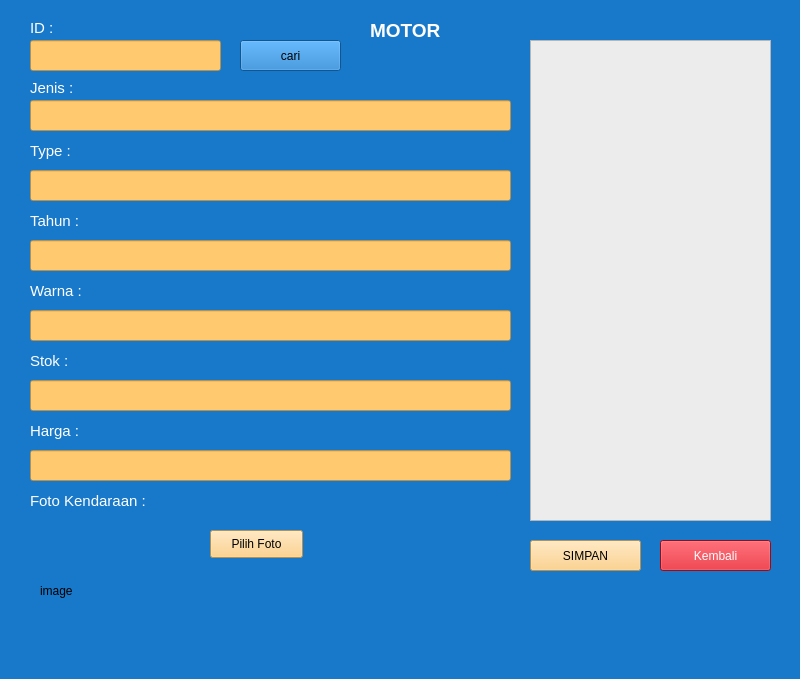
<?xml version="1.0" encoding="UTF-8"?>
<ui version="4.0">
 <class>MainWindow</class>
 <widget class="QMainWindow" name="MainWindow">
  <property name="geometry">
   <rect>
    <x>0</x>
    <y>0</y>
    <width>800</width>
    <height>679</height>
   </rect>
  </property>
  <property name="windowTitle">
   <string>MainWindow</string>
  </property>
  <property name="styleSheet">
   <string notr="true">background-color: rgb(0, 170, 255);
background-color: rgb(24, 121, 202);</string>
  </property>
  <widget class="QWidget" name="centralwidget">
   <widget class="QLabel" name="label_9">
    <property name="geometry">
     <rect>
      <x>30</x>
      <y>280</y>
      <width>121</width>
      <height>21</height>
     </rect>
    </property>
    <property name="font">
     <font>
      <pointsize>11</pointsize>
     </font>
    </property>
    <property name="styleSheet">
     <string notr="true">color: rgb(255, 255, 255);</string>
    </property>
    <property name="text">
     <string>Warna :</string>
    </property>
   </widget>
   <widget class="QLineEdit" name="lineEdit_stok">
    <property name="geometry">
     <rect>
      <x>30</x>
      <y>380</y>
      <width>481</width>
      <height>31</height>
     </rect>
    </property>
    <property name="styleSheet">
     <string notr="true">background-color: rgb(220, 220, 220);
background-color: rgb(255, 202, 111);</string>
    </property>
   </widget>
   <widget class="QLabel" name="label_8">
    <property name="geometry">
     <rect>
      <x>30</x>
      <y>210</y>
      <width>121</width>
      <height>21</height>
     </rect>
    </property>
    <property name="font">
     <font>
      <pointsize>11</pointsize>
     </font>
    </property>
    <property name="styleSheet">
     <string notr="true">color: rgb(255, 255, 255);</string>
    </property>
    <property name="text">
     <string>Tahun :</string>
    </property>
   </widget>
   <widget class="QLineEdit" name="lineEdit_id">
    <property name="geometry">
     <rect>
      <x>30</x>
      <y>40</y>
      <width>191</width>
      <height>31</height>
     </rect>
    </property>
    <property name="styleSheet">
     <string notr="true">background-color: rgb(255, 202, 111);</string>
    </property>
   </widget>
   <widget class="QLineEdit" name="lineEdit_tahun">
    <property name="geometry">
     <rect>
      <x>30</x>
      <y>240</y>
      <width>481</width>
      <height>31</height>
     </rect>
    </property>
    <property name="styleSheet">
     <string notr="true">background-color: rgb(220, 220, 220);
background-color: rgb(255, 202, 111);</string>
    </property>
   </widget>
   <widget class="QLabel" name="label_6">
    <property name="geometry">
     <rect>
      <x>30</x>
      <y>80</y>
      <width>111</width>
      <height>16</height>
     </rect>
    </property>
    <property name="font">
     <font>
      <pointsize>11</pointsize>
     </font>
    </property>
    <property name="styleSheet">
     <string notr="true">color: rgb(255, 255, 255);</string>
    </property>
    <property name="text">
     <string>Jenis :</string>
    </property>
   </widget>
   <widget class="QLineEdit" name="lineEdit_jenis">
    <property name="geometry">
     <rect>
      <x>30</x>
      <y>100</y>
      <width>481</width>
      <height>31</height>
     </rect>
    </property>
    <property name="styleSheet">
     <string notr="true">background-color: rgb(255, 202, 111);</string>
    </property>
   </widget>
   <widget class="QLabel" name="label_5">
    <property name="geometry">
     <rect>
      <x>30</x>
      <y>20</y>
      <width>41</width>
      <height>16</height>
     </rect>
    </property>
    <property name="font">
     <font>
      <pointsize>11</pointsize>
     </font>
    </property>
    <property name="styleSheet">
     <string notr="true">color: rgb(255, 255, 255);</string>
    </property>
    <property name="text">
     <string>ID :</string>
    </property>
   </widget>
   <widget class="QLabel" name="label_7">
    <property name="geometry">
     <rect>
      <x>30</x>
      <y>140</y>
      <width>111</width>
      <height>21</height>
     </rect>
    </property>
    <property name="font">
     <font>
      <pointsize>11</pointsize>
     </font>
    </property>
    <property name="styleSheet">
     <string notr="true">color: rgb(255, 255, 255);</string>
    </property>
    <property name="text">
     <string>Type :</string>
    </property>
   </widget>
   <widget class="QLabel" name="label_12">
    <property name="geometry">
     <rect>
      <x>30</x>
      <y>350</y>
      <width>121</width>
      <height>21</height>
     </rect>
    </property>
    <property name="font">
     <font>
      <pointsize>11</pointsize>
     </font>
    </property>
    <property name="styleSheet">
     <string notr="true">color: rgb(255, 255, 255);</string>
    </property>
    <property name="text">
     <string>Stok :</string>
    </property>
   </widget>
   <widget class="QLineEdit" name="lineEdit_warna">
    <property name="geometry">
     <rect>
      <x>30</x>
      <y>310</y>
      <width>481</width>
      <height>31</height>
     </rect>
    </property>
    <property name="styleSheet">
     <string notr="true">background-color: rgb(220, 220, 220);
background-color: rgb(255, 202, 111);</string>
    </property>
   </widget>
   <widget class="QLineEdit" name="lineEdit_type">
    <property name="geometry">
     <rect>
      <x>30</x>
      <y>170</y>
      <width>481</width>
      <height>31</height>
     </rect>
    </property>
    <property name="styleSheet">
     <string notr="true">background-color: rgb(220, 220, 220);
background-color: rgb(255, 202, 111);</string>
    </property>
   </widget>
   <widget class="QLabel" name="label_13">
    <property name="geometry">
     <rect>
      <x>30</x>
      <y>490</y>
      <width>141</width>
      <height>21</height>
     </rect>
    </property>
    <property name="font">
     <font>
      <pointsize>11</pointsize>
     </font>
    </property>
    <property name="styleSheet">
     <string notr="true">color: rgb(255, 255, 255);</string>
    </property>
    <property name="text">
     <string>Foto Kendaraan :</string>
    </property>
   </widget>
   <widget class="QPushButton" name="pushButton_pilihfoto">
    <property name="geometry">
     <rect>
      <x>210</x>
      <y>530</y>
      <width>93</width>
      <height>28</height>
     </rect>
    </property>
    <property name="styleSheet">
     <string notr="true">background-color: rgb(255, 202, 111);</string>
    </property>
    <property name="text">
     <string>Pilih Foto</string>
    </property>
   </widget>
   <widget class="QListView" name="listView">
    <property name="geometry">
     <rect>
      <x>530</x>
      <y>40</y>
      <width>241</width>
      <height>481</height>
     </rect>
    </property>
    <property name="styleSheet">
     <string notr="true">background-color: rgb(236, 236, 236);</string>
    </property>
   </widget>
   <widget class="QLabel" name="label_10">
    <property name="geometry">
     <rect>
      <x>370</x>
      <y>20</y>
      <width>91</width>
      <height>21</height>
     </rect>
    </property>
    <property name="font">
     <font>
      <pointsize>14</pointsize>
      <weight>75</weight>
      <bold>true</bold>
     </font>
    </property>
    <property name="styleSheet">
     <string notr="true">color: rgb(255, 255, 255);</string>
    </property>
    <property name="text">
     <string>MOTOR</string>
    </property>
   </widget>
   <widget class="QLabel" name="label">
    <property name="geometry">
     <rect>
      <x>40</x>
      <y>530</y>
      <width>141</width>
      <height>121</height>
     </rect>
    </property>
    <property name="text">
     <string>image</string>
    </property>
   </widget>
   <widget class="QLabel" name="label_14">
    <property name="geometry">
     <rect>
      <x>30</x>
      <y>420</y>
      <width>121</width>
      <height>21</height>
     </rect>
    </property>
    <property name="font">
     <font>
      <pointsize>11</pointsize>
     </font>
    </property>
    <property name="styleSheet">
     <string notr="true">color: rgb(255, 255, 255);</string>
    </property>
    <property name="text">
     <string>Harga :</string>
    </property>
   </widget>
   <widget class="QLineEdit" name="lineEdit_harga">
    <property name="geometry">
     <rect>
      <x>30</x>
      <y>450</y>
      <width>481</width>
      <height>31</height>
     </rect>
    </property>
    <property name="styleSheet">
     <string notr="true">background-color: rgb(220, 220, 220);
background-color: rgb(255, 202, 111);</string>
    </property>
   </widget>
   <widget class="QPushButton" name="pushButton_cari">
    <property name="geometry">
     <rect>
      <x>240</x>
      <y>40</y>
      <width>101</width>
      <height>31</height>
     </rect>
    </property>
    <property name="text">
     <string>cari</string>
    </property>
   </widget>
   <widget class="QPushButton" name="pushButton_simpan">
    <property name="geometry">
     <rect>
      <x>530</x>
      <y>540</y>
      <width>111</width>
      <height>31</height>
     </rect>
    </property>
    <property name="styleSheet">
     <string notr="true">background-color: rgb(255, 202, 111);</string>
    </property>
    <property name="text">
     <string>SIMPAN</string>
    </property>
   </widget>
   <widget class="QPushButton" name="pushButton_keluar">
    <property name="geometry">
     <rect>
      <x>660</x>
      <y>540</y>
      <width>111</width>
      <height>31</height>
     </rect>
    </property>
    <property name="styleSheet">
     <string notr="true">color: rgb(255, 255, 255);
background-color: rgb(212, 17, 30);</string>
    </property>
    <property name="text">
     <string>Kembali</string>
    </property>
   </widget>
  </widget>
  <widget class="QStatusBar" name="statusbar"/>
 </widget>
 <resources/>
 <connections/>
</ui>
